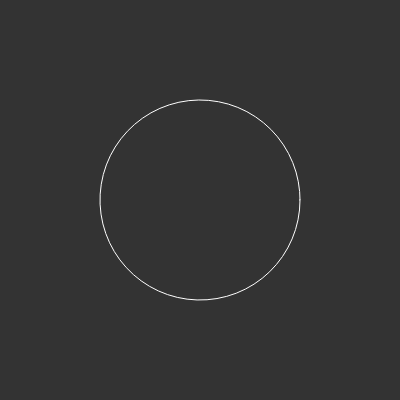
Frame 1 (no input)
Frame 60 (no input): identical to frame 1, image omitted
Frame 120 (the mouse pressed at the canvas centre since frame 60): identical to frame 1, image omitted

The p5.js sketch that drew this single still picture (run headless with seeded random() and noise() and a simulated clock; from frame 60 on, the mouse is pressed at the canvas centre):

// p5.js sketch
// ── sketch.js

var slider;

function setup(){
  createCanvas(400, 400);
  slider = createSlider(0, 10, 2, 0.01);
}

function sgn(val){
  if(val > 0){
    return 1;
  } else if (val < 0){
    return -1;
  } else{
    return 0;
  }
}


function draw(){
  background(51);
  translate(width/2, height/2);

  var r = 100;
  var a = 100;
  var b = 100;
  var n = slider.value();
  stroke(255);
  noFill();

  beginShape();
  for (var angle =0; angle < TWO_PI; angle += 0.1){
    // var x = r * cos(a);
    // var y = r * sin(a);
    // point(x,y);

    var na = 2 / n;

    var x = pow(abs(cos(angle)), na) * a * sgn(cos(angle));
    var y = pow(abs(sin(angle)), na) * a * sgn(sin(angle));
    vertex(x, y);
  }
  endShape(CLOSE);
  //Close를 활성화 시, 원의 끝 부분 닫힘처리됨.
}
  // console.log(TWO_PI);
